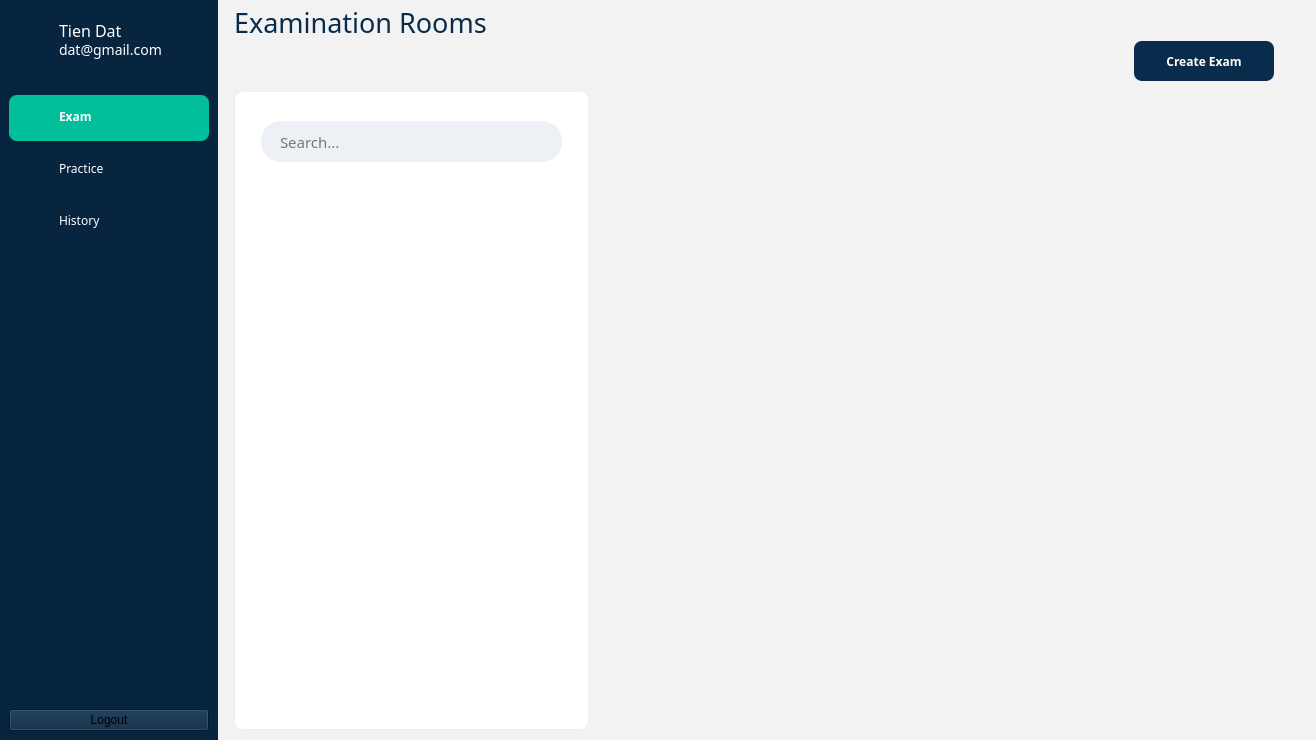
<?xml version="1.0" encoding="UTF-8"?>
<ui version="4.0">
 <class>MainWindow</class>
 <widget class="QMainWindow" name="MainWindow">
  <property name="geometry">
   <rect>
    <x>0</x>
    <y>0</y>
    <width>1316</width>
    <height>740</height>
   </rect>
  </property>
  <property name="font">
   <font>
    <family>Source Sans 3</family>
   </font>
  </property>
  <property name="windowTitle">
   <string>MainWindow</string>
  </property>
  <property name="styleSheet">
   <string notr="true">background-color:rgb(242, 242, 242);</string>
  </property>
  <widget class="QWidget" name="centralwidget">
   <layout class="QHBoxLayout" name="horizontalLayout">
    <property name="leftMargin">
     <number>0</number>
    </property>
    <property name="topMargin">
     <number>0</number>
    </property>
    <property name="rightMargin">
     <number>0</number>
    </property>
    <property name="bottomMargin">
     <number>0</number>
    </property>
    <item>
     <widget class="QWidget" name="widget" native="true">
      <property name="sizePolicy">
       <sizepolicy hsizetype="Preferred" vsizetype="Expanding">
        <horstretch>2</horstretch>
        <verstretch>0</verstretch>
       </sizepolicy>
      </property>
      <property name="minimumSize">
       <size>
        <width>0</width>
        <height>0</height>
       </size>
      </property>
      <property name="maximumSize">
       <size>
        <width>16777215</width>
        <height>16777215</height>
       </size>
      </property>
      <property name="contextMenuPolicy">
       <enum>Qt::ActionsContextMenu</enum>
      </property>
      <property name="layoutDirection">
       <enum>Qt::LeftToRight</enum>
      </property>
      <property name="styleSheet">
       <string notr="true">background-color: #082540;</string>
      </property>
      <layout class="QVBoxLayout" name="verticalLayout">
       <item>
        <widget class="QWidget" name="widget_6" native="true">
         <property name="minimumSize">
          <size>
           <width>0</width>
           <height>80</height>
          </size>
         </property>
         <property name="maximumSize">
          <size>
           <width>16777215</width>
           <height>60</height>
          </size>
         </property>
         <property name="styleSheet">
          <string notr="true">background: none;</string>
         </property>
         <widget class="QLabel" name="label">
          <property name="geometry">
           <rect>
            <x>0</x>
            <y>0</y>
            <width>40</width>
            <height>40</height>
           </rect>
          </property>
          <property name="styleSheet">
           <string notr="true">background: none;</string>
          </property>
          <property name="text">
           <string/>
          </property>
          <property name="pixmap">
           <pixmap>../Downloads/Group 1.svg</pixmap>
          </property>
          <property name="scaledContents">
           <bool>true</bool>
          </property>
         </widget>
         <widget class="QLabel" name="nameInfoLabel">
          <property name="geometry">
           <rect>
            <x>50</x>
            <y>0</y>
            <width>75</width>
            <height>22</height>
           </rect>
          </property>
          <property name="font">
           <font>
            <family>Source Sans 3 Medium</family>
            <pointsize>-1</pointsize>
            <bold>false</bold>
           </font>
          </property>
          <property name="styleSheet">
           <string notr="true">font-size: 16px;
background: none;
color: #fff;</string>
          </property>
          <property name="text">
           <string>Tien Dat</string>
          </property>
         </widget>
         <widget class="QLabel" name="emailInfoLabel">
          <property name="geometry">
           <rect>
            <x>50</x>
            <y>20</y>
            <width>161</width>
            <height>22</height>
           </rect>
          </property>
          <property name="font">
           <font>
            <family>Source Sans 3 Medium</family>
            <pointsize>-1</pointsize>
            <bold>false</bold>
           </font>
          </property>
          <property name="styleSheet">
           <string notr="true">font-size: 14px;
background: none;
color: #fff;</string>
          </property>
          <property name="text">
           <string>dat@gmail.com</string>
          </property>
         </widget>
        </widget>
       </item>
       <item>
        <widget class="QWidget" name="widget_3" native="true">
         <property name="minimumSize">
          <size>
           <width>0</width>
           <height>46</height>
          </size>
         </property>
         <property name="maximumSize">
          <size>
           <width>16777215</width>
           <height>46</height>
          </size>
         </property>
         <property name="font">
          <font>
           <family>Source Sans 3 Medium</family>
          </font>
         </property>
         <property name="autoFillBackground">
          <bool>false</bool>
         </property>
         <property name="styleSheet">
          <string notr="true">background-color: rgb(0, 191, 154);
border-radius: 8px;
border: none;</string>
         </property>
         <widget class="QLabel" name="label_4">
          <property name="geometry">
           <rect>
            <x>20</x>
            <y>10</y>
            <width>21</width>
            <height>20</height>
           </rect>
          </property>
          <property name="text">
           <string/>
          </property>
          <property name="pixmap">
           <pixmap>../Downloads/svgexport-7.svg</pixmap>
          </property>
          <property name="scaledContents">
           <bool>true</bool>
          </property>
         </widget>
         <widget class="QLabel" name="label_5">
          <property name="geometry">
           <rect>
            <x>50</x>
            <y>10</y>
            <width>75</width>
            <height>22</height>
           </rect>
          </property>
          <property name="font">
           <font>
            <family>Source Sans 3</family>
            <italic>false</italic>
            <bold>true</bold>
           </font>
          </property>
          <property name="styleSheet">
           <string notr="true">border: none;
color: #fff;
width: 100%;</string>
          </property>
          <property name="text">
           <string>Exam</string>
          </property>
         </widget>
        </widget>
       </item>
       <item>
        <widget class="QWidget" name="widget_4" native="true">
         <property name="minimumSize">
          <size>
           <width>0</width>
           <height>46</height>
          </size>
         </property>
         <property name="maximumSize">
          <size>
           <width>16777215</width>
           <height>46</height>
          </size>
         </property>
         <property name="styleSheet">
          <string notr="true">background: none;
border-radius: 8px;</string>
         </property>
         <widget class="QLabel" name="label_8">
          <property name="geometry">
           <rect>
            <x>20</x>
            <y>10</y>
            <width>20</width>
            <height>20</height>
           </rect>
          </property>
          <property name="text">
           <string/>
          </property>
          <property name="pixmap">
           <pixmap>../Downloads/svgexport-18.svg</pixmap>
          </property>
          <property name="scaledContents">
           <bool>true</bool>
          </property>
         </widget>
         <widget class="QLabel" name="label_9">
          <property name="geometry">
           <rect>
            <x>50</x>
            <y>10</y>
            <width>75</width>
            <height>22</height>
           </rect>
          </property>
          <property name="font">
           <font>
            <family>Source Sans 3 Medium</family>
           </font>
          </property>
          <property name="styleSheet">
           <string notr="true">border: none;
color: #fff;</string>
          </property>
          <property name="text">
           <string>Practice</string>
          </property>
         </widget>
        </widget>
       </item>
       <item>
        <widget class="QWidget" name="widget_5" native="true">
         <property name="minimumSize">
          <size>
           <width>0</width>
           <height>46</height>
          </size>
         </property>
         <property name="maximumSize">
          <size>
           <width>16777215</width>
           <height>46</height>
          </size>
         </property>
         <property name="styleSheet">
          <string notr="true">background: none;
border-radius: 8px;</string>
         </property>
         <widget class="QLabel" name="label_12">
          <property name="geometry">
           <rect>
            <x>20</x>
            <y>10</y>
            <width>20</width>
            <height>20</height>
           </rect>
          </property>
          <property name="text">
           <string/>
          </property>
          <property name="pixmap">
           <pixmap>../Downloads/svgexport-17.svg</pixmap>
          </property>
          <property name="scaledContents">
           <bool>true</bool>
          </property>
         </widget>
         <widget class="QLabel" name="label_13">
          <property name="geometry">
           <rect>
            <x>50</x>
            <y>10</y>
            <width>75</width>
            <height>22</height>
           </rect>
          </property>
          <property name="font">
           <font>
            <family>Source Sans 3 Medium</family>
           </font>
          </property>
          <property name="styleSheet">
           <string notr="true">border: none;
color: #fff;</string>
          </property>
          <property name="text">
           <string>History</string>
          </property>
         </widget>
        </widget>
       </item>
       <item>
        <spacer name="verticalSpacer">
         <property name="orientation">
          <enum>Qt::Vertical</enum>
         </property>
         <property name="sizeHint" stdset="0">
          <size>
           <width>20</width>
           <height>40</height>
          </size>
         </property>
        </spacer>
       </item>
       <item>
        <widget class="QPushButton" name="loggoutButton">
         <property name="text">
          <string>Logout</string>
         </property>
        </widget>
       </item>
      </layout>
     </widget>
    </item>
    <item>
     <widget class="QWidget" name="widget_2" native="true">
      <property name="sizePolicy">
       <sizepolicy hsizetype="Preferred" vsizetype="Preferred">
        <horstretch>10</horstretch>
        <verstretch>0</verstretch>
       </sizepolicy>
      </property>
      <property name="autoFillBackground">
       <bool>false</bool>
      </property>
      <layout class="QVBoxLayout" name="verticalLayout_2">
       <property name="spacing">
        <number>0</number>
       </property>
       <property name="leftMargin">
        <number>10</number>
       </property>
       <property name="topMargin">
        <number>4</number>
       </property>
       <property name="rightMargin">
        <number>10</number>
       </property>
       <property name="bottomMargin">
        <number>0</number>
       </property>
       <item>
        <widget class="QLabel" name="label_6">
         <property name="font">
          <font>
           <family>Source Sans 3 SemiBold</family>
           <pointsize>20</pointsize>
          </font>
         </property>
         <property name="styleSheet">
          <string notr="true">color: rgb(9, 44, 76);</string>
         </property>
         <property name="text">
          <string>Examination Rooms</string>
         </property>
        </widget>
       </item>
       <item alignment="Qt::AlignVCenter">
        <widget class="QWidget" name="widget_10" native="true">
         <property name="minimumSize">
          <size>
           <width>0</width>
           <height>50</height>
          </size>
         </property>
         <widget class="QPushButton" name="createRoomButton">
          <property name="geometry">
           <rect>
            <x>900</x>
            <y>0</y>
            <width>140</width>
            <height>40</height>
           </rect>
          </property>
          <property name="minimumSize">
           <size>
            <width>140</width>
            <height>40</height>
           </size>
          </property>
          <property name="palette">
           <palette>
            <active>
             <colorrole role="WindowText">
              <brush brushstyle="SolidPattern">
               <color alpha="255">
                <red>255</red>
                <green>255</green>
                <blue>255</blue>
               </color>
              </brush>
             </colorrole>
             <colorrole role="Button">
              <brush brushstyle="SolidPattern">
               <color alpha="255">
                <red>9</red>
                <green>44</green>
                <blue>76</blue>
               </color>
              </brush>
             </colorrole>
             <colorrole role="Text">
              <brush brushstyle="SolidPattern">
               <color alpha="255">
                <red>255</red>
                <green>255</green>
                <blue>255</blue>
               </color>
              </brush>
             </colorrole>
             <colorrole role="ButtonText">
              <brush brushstyle="SolidPattern">
               <color alpha="255">
                <red>255</red>
                <green>255</green>
                <blue>255</blue>
               </color>
              </brush>
             </colorrole>
             <colorrole role="Base">
              <brush brushstyle="SolidPattern">
               <color alpha="255">
                <red>9</red>
                <green>44</green>
                <blue>76</blue>
               </color>
              </brush>
             </colorrole>
             <colorrole role="Window">
              <brush brushstyle="SolidPattern">
               <color alpha="255">
                <red>9</red>
                <green>44</green>
                <blue>76</blue>
               </color>
              </brush>
             </colorrole>
             <colorrole role="PlaceholderText">
              <brush brushstyle="NoBrush">
               <color alpha="128">
                <red>255</red>
                <green>255</green>
                <blue>255</blue>
               </color>
              </brush>
             </colorrole>
            </active>
            <inactive>
             <colorrole role="WindowText">
              <brush brushstyle="SolidPattern">
               <color alpha="255">
                <red>255</red>
                <green>255</green>
                <blue>255</blue>
               </color>
              </brush>
             </colorrole>
             <colorrole role="Button">
              <brush brushstyle="SolidPattern">
               <color alpha="255">
                <red>9</red>
                <green>44</green>
                <blue>76</blue>
               </color>
              </brush>
             </colorrole>
             <colorrole role="Text">
              <brush brushstyle="SolidPattern">
               <color alpha="255">
                <red>255</red>
                <green>255</green>
                <blue>255</blue>
               </color>
              </brush>
             </colorrole>
             <colorrole role="ButtonText">
              <brush brushstyle="SolidPattern">
               <color alpha="255">
                <red>255</red>
                <green>255</green>
                <blue>255</blue>
               </color>
              </brush>
             </colorrole>
             <colorrole role="Base">
              <brush brushstyle="SolidPattern">
               <color alpha="255">
                <red>9</red>
                <green>44</green>
                <blue>76</blue>
               </color>
              </brush>
             </colorrole>
             <colorrole role="Window">
              <brush brushstyle="SolidPattern">
               <color alpha="255">
                <red>9</red>
                <green>44</green>
                <blue>76</blue>
               </color>
              </brush>
             </colorrole>
             <colorrole role="PlaceholderText">
              <brush brushstyle="NoBrush">
               <color alpha="128">
                <red>255</red>
                <green>255</green>
                <blue>255</blue>
               </color>
              </brush>
             </colorrole>
            </inactive>
            <disabled>
             <colorrole role="WindowText">
              <brush brushstyle="SolidPattern">
               <color alpha="255">
                <red>255</red>
                <green>255</green>
                <blue>255</blue>
               </color>
              </brush>
             </colorrole>
             <colorrole role="Button">
              <brush brushstyle="SolidPattern">
               <color alpha="255">
                <red>9</red>
                <green>44</green>
                <blue>76</blue>
               </color>
              </brush>
             </colorrole>
             <colorrole role="Text">
              <brush brushstyle="SolidPattern">
               <color alpha="255">
                <red>255</red>
                <green>255</green>
                <blue>255</blue>
               </color>
              </brush>
             </colorrole>
             <colorrole role="ButtonText">
              <brush brushstyle="SolidPattern">
               <color alpha="255">
                <red>255</red>
                <green>255</green>
                <blue>255</blue>
               </color>
              </brush>
             </colorrole>
             <colorrole role="Base">
              <brush brushstyle="SolidPattern">
               <color alpha="255">
                <red>9</red>
                <green>44</green>
                <blue>76</blue>
               </color>
              </brush>
             </colorrole>
             <colorrole role="Window">
              <brush brushstyle="SolidPattern">
               <color alpha="255">
                <red>9</red>
                <green>44</green>
                <blue>76</blue>
               </color>
              </brush>
             </colorrole>
             <colorrole role="PlaceholderText">
              <brush brushstyle="NoBrush">
               <color alpha="128">
                <red>255</red>
                <green>255</green>
                <blue>255</blue>
               </color>
              </brush>
             </colorrole>
            </disabled>
           </palette>
          </property>
          <property name="font">
           <font>
            <family>Source Sans 3</family>
            <bold>true</bold>
           </font>
          </property>
          <property name="autoFillBackground">
           <bool>false</bool>
          </property>
          <property name="styleSheet">
           <string notr="true">#createRoomButton {
	background-color:rgb(9, 44, 76);
	border-radius: 8px;
	color: #fff;
	border: none;
}

#createRoomButton:hover {
	background-color:rgba(9, 44, 76, 0.9);
}</string>
          </property>
          <property name="text">
           <string>Create Exam</string>
          </property>
         </widget>
        </widget>
       </item>
       <item>
        <widget class="QStackedWidget" name="stackedWidget">
         <widget class="QWidget" name="page_1">
          <layout class="QVBoxLayout" name="verticalLayout_3">
           <property name="leftMargin">
            <number>0</number>
           </property>
           <property name="topMargin">
            <number>0</number>
           </property>
           <property name="rightMargin">
            <number>0</number>
           </property>
           <property name="bottomMargin">
            <number>0</number>
           </property>
           <item>
            <widget class="QWidget" name="widget_7" native="true">
             <layout class="QHBoxLayout" name="horizontalLayout_2">
              <property name="leftMargin">
               <number>0</number>
              </property>
              <property name="topMargin">
               <number>0</number>
              </property>
              <property name="rightMargin">
               <number>0</number>
              </property>
              <property name="bottomMargin">
               <number>10</number>
              </property>
              <item>
               <widget class="QWidget" name="widget_8" native="true">
                <property name="sizePolicy">
                 <sizepolicy hsizetype="Preferred" vsizetype="Preferred">
                  <horstretch>4</horstretch>
                  <verstretch>0</verstretch>
                 </sizepolicy>
                </property>
                <property name="styleSheet">
                 <string notr="true">background-color: #fff;
border: 1px solid rgb(237, 240, 245);
border-radius: 8px;</string>
                </property>
                <widget class="QLineEdit" name="lineEdit">
                 <property name="geometry">
                  <rect>
                   <x>27</x>
                   <y>30</y>
                   <width>301</width>
                   <height>41</height>
                  </rect>
                 </property>
                 <property name="font">
                  <font>
                   <family>Source Sans 3</family>
                   <pointsize>11</pointsize>
                  </font>
                 </property>
                 <property name="styleSheet">
                  <string notr="true">padding-left:16px;
background-color: rgb(237, 240, 245);
border-radius: 20px;</string>
                 </property>
                 <property name="text">
                  <string/>
                 </property>
                 <property name="placeholderText">
                  <string>Search...</string>
                 </property>
                </widget>
               </widget>
              </item>
              <item>
               <widget class="QWidget" name="widget_9" native="true">
                <property name="sizePolicy">
                 <sizepolicy hsizetype="Preferred" vsizetype="Preferred">
                  <horstretch>8</horstretch>
                  <verstretch>0</verstretch>
                 </sizepolicy>
                </property>
                <widget class="QScrollArea" name="scrollArea">
                 <property name="geometry">
                  <rect>
                   <x>0</x>
                   <y>0</y>
                   <width>711</width>
                   <height>631</height>
                  </rect>
                 </property>
                 <property name="styleSheet">
                  <string notr="true">border: none;</string>
                 </property>
                 <property name="widgetResizable">
                  <bool>true</bool>
                 </property>
                 <widget class="QWidget" name="roomList">
                  <property name="geometry">
                   <rect>
                    <x>0</x>
                    <y>0</y>
                    <width>711</width>
                    <height>631</height>
                   </rect>
                  </property>
                  <property name="styleSheet">
                   <string notr="true"/>
                  </property>
                 </widget>
                </widget>
               </widget>
              </item>
             </layout>
            </widget>
           </item>
          </layout>
         </widget>
         <widget class="QWidget" name="page_2"/>
        </widget>
       </item>
      </layout>
     </widget>
    </item>
   </layout>
  </widget>
 </widget>
 <resources/>
 <connections/>
</ui>
